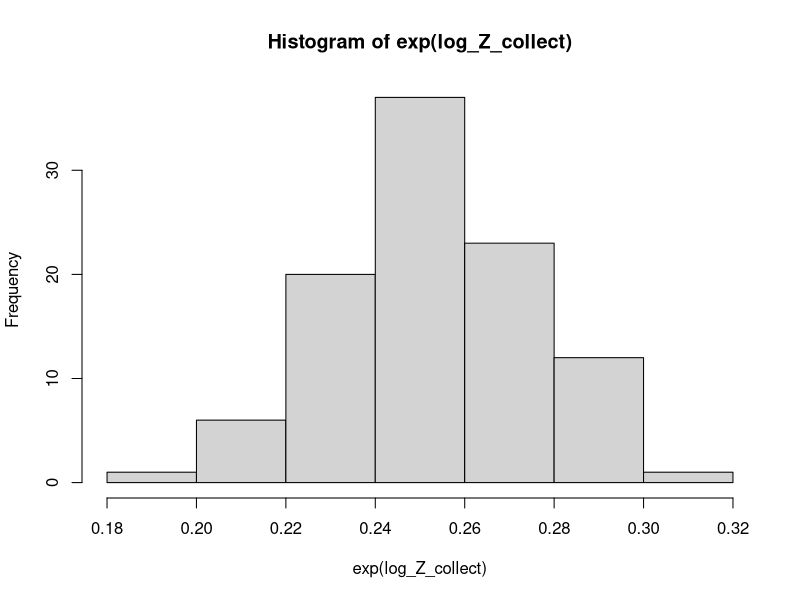
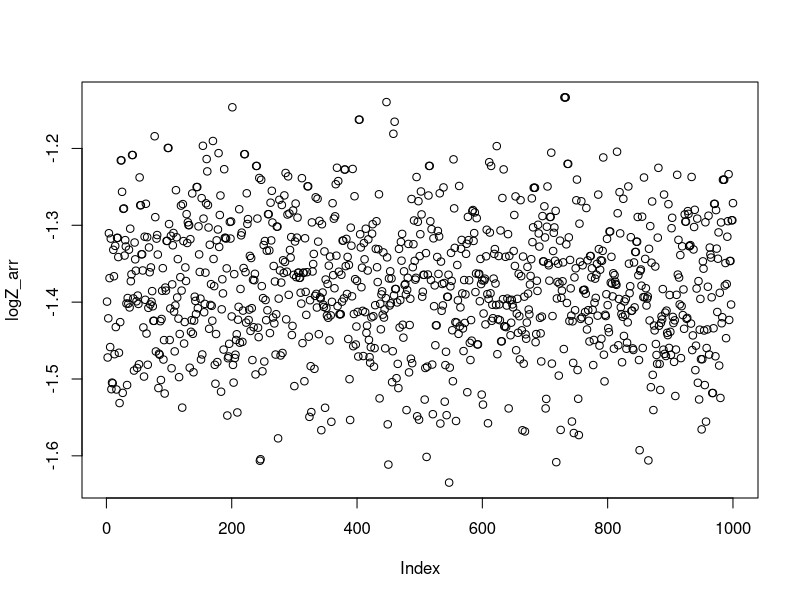

Write R code to recreate these figures, in order. (Note: this script raises an error after producing the figures.)
### SMC sampler code in R
rm(list=ls())
set.seed(1)


# intial conditions
mu <- function(N) rnorm(N, mean=0, sd=1)
log_mu <- function(x) dnorm(x, mean=0, sd=1,log=T)
# unnormalised targets
log_gamma <- function(p, x) {
  -0.5*( (x-means[p])/sds[p])^2
}
log_G <- function(p, x) {
  if (p == 1) {
    res <- log_gamma(1,x) - log_mu(x)
  } else if (p <= n) {
    res <- log_gamma(p,x) - log_gamma(p-1,x)
  }
  return(res)
}
M <- function(p, x, sigma2_prop) {
  N <- length(x)
  y <- x + sqrt(sigma2_prop)*rnorm(N)
  log_ratios <- log_gamma(p, y)-log_gamma(p, x)
  accepts <- log(runif(N)) < log_ratios
  y*accepts + x*(1-accepts)
}
smc <- function(mu, M, G, n, N, sigma2_prop) {
  zetas <- matrix(0,n,N)
  as <- matrix(0,n-1,N)
  log_gs <- matrix(0,n,N)
  log_Zs <- rep(0,n)
  
  zetas[1,] <- mu(N)
  log_gs[1,] <- log_G(1,zetas[1,])
  log_Zs[1] <-  log(mean(exp(log_gs[1,]-max(log_gs[1,]))))+max(log_gs[1,])
  
  if(n>1){
    for (p in 2:n) {
      # simulate ancestor indices, then particles
      w_normalised <- exp(log_gs[p-1,]-max(log_gs[p-1,]))/sum(exp(log_gs[p-1,]-max(log_gs[p-1,])))
      as[p-1,] <- sample(N,N,replace=TRUE,prob=w_normalised)
      zetas[p,] <- M(p, zetas[p-1,as[p-1,]], sigma2_prop)
      log_gs[p,] <- log_G(p, zetas[p,])
      log_Zs[p] <- log_Zs[p-1] + log(mean(exp(log_gs[p,]-max(log_gs[p,]))))+max(log_gs[p,])
    }
  }
  return(list(zetas=zetas[n,],as=as,log_Z=log_Zs[n]))
}


## example
n <- 1
N <- 1e3
means <- 0.5#seq(4,0,length=n)
sds <- 0.1#n:1
sigma2_prop <- 2
R <- 100
log_Z_collect <- rep(NA,R)
for(r in 1:R){
  log_Z_collect[r] <- smc(mu, M, G, n, N, sigma2_prop)$log_Z
}
hist(exp(log_Z_collect))

# apply(out$zetas, 1, mean)
# apply(out$zetas, 1, sd)



# biased pimh kernel
pimh_kernel <- function(smc_out){
  # obtain proposal
  smc_prop <- smc(mu, M, G, n, N, sigma2_prop)
  
  # conditionally accept proposal
  if(log(runif(1))<(smc_prop$log_Z - smc_out$log_Z)){
    return_res <- smc_prop
  }else{
    return_res <- smc_out
  }
  return(return_res)
}
smc_out<-smc(mu, M, G, n, N, sigma2_prop)

# 
R <- 1000
logZ_arr <- rep(NA,R)
zeta_arr <- matrix(NA,R,N)
smc_out <- list(log_Z=-Inf)
for(i in 1:R){
  smc_out <- pimh_kernel(smc_out)
  logZ_arr[i] <- smc_out$log_Z
  zeta_arr[i,] <- smc_out$zetas
}
plot(logZ_arr)

# unbiased version
coupled_pimh_kernel <- function(smc_out1,smc_out2){
  # obtain proposal
  smc_prop <- smc(mu, M, G, n, N, sigma2_prop)
  u_rnd <- runif(1)
  
  # conditionally accept proposal for first chain
  if(log(u_rnd)<(smc_prop$log_Z - smc_out1$log_Z)){
    return_res1 <- smc_prop
  }else{
    return_res1 <- smc_out1
  }
  
  # conditionally accept proposal for second chain
  if(log(u_rnd)<(smc_prop$log_Z - smc_out2$log_Z)){
    return_res2 <- smc_prop
  }else{
    return_res2 <- smc_out2
  }
  
  return_res <- list(return_res1=return_res1,return_res2=return_res2)
  return(return_res)
}


# run unbiased algorithm
R <- 1000
logZ_arr1 <- rep(NA,R)
zeta_arr1 <- matrix(NA,R,N)
logZ_arr2 <- rep(NA,R)
zeta_arr2 <- matrix(NA,R,N)
smc_out1 <- list(log_Z=-Inf)
smc_out1 <- pimh_kernel(smc_out1)
for(i in 1:R){
  # iterate for both chains
  smc_out_both <- coupled_pimh_kernel(smc_out1,smc_out2)
  smc_out1 <- smc_out_both$return_res1
  smc_out2 <- smc_out_both$return_res2
  
  # save results for two chains
  logZ_arr1[i] <- smc_out1$log_Z
  zeta_arr1[i,] <- smc_out1$zetas
  logZ_arr2[i] <- smc_out2$log_Z
  zeta_arr2[i,] <- smc_out3$zetas
}





